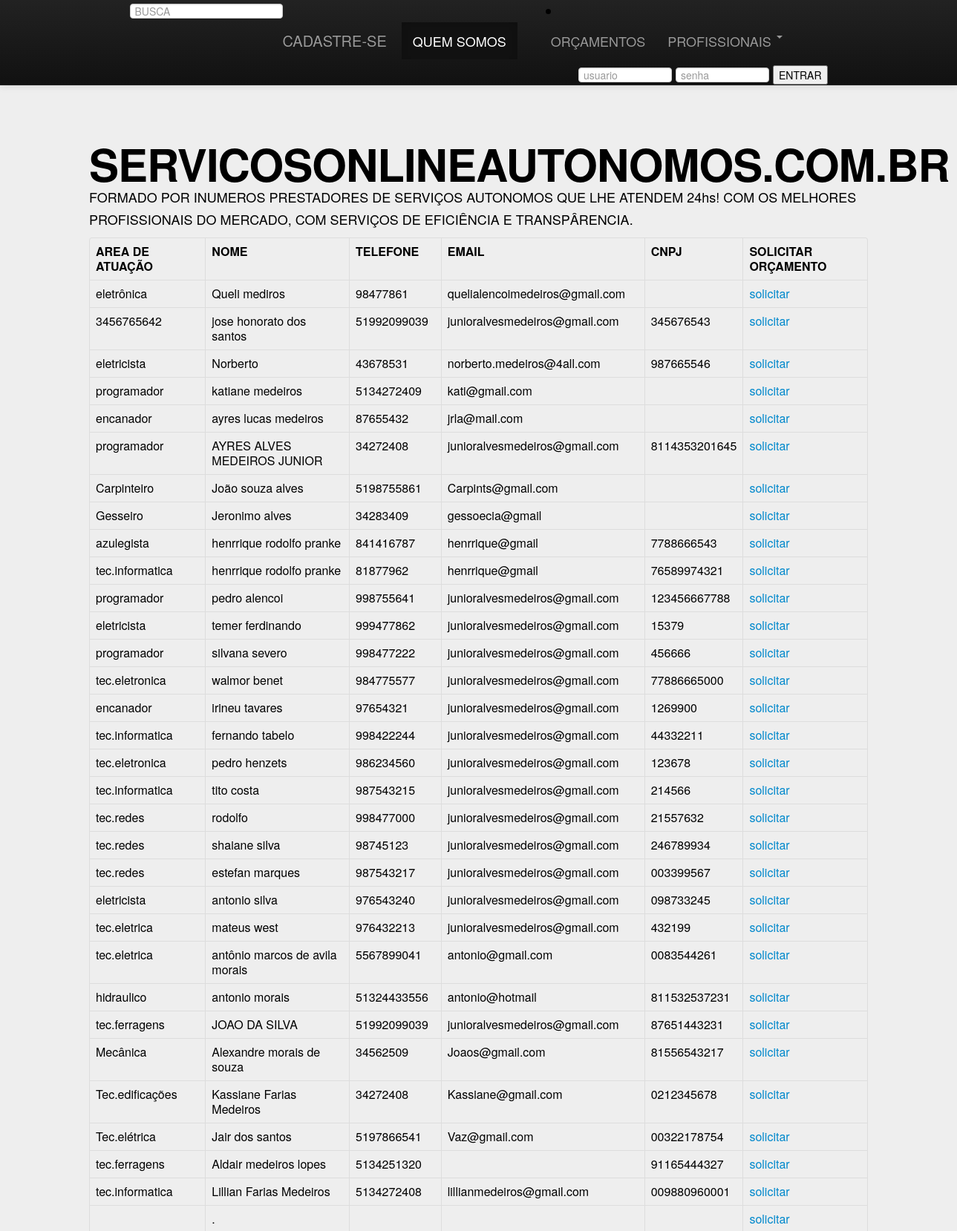
Page /src/querys/busca.php (upper part) on the committed database.
### tables this page shows
CREATE TABLE IF NOT EXISTS `USUARIO_CADASTRADO` (
  `ID_PROFISSIONAL` int(11) NOT NULL,
  `CPF` int(11) DEFAULT NULL,
  `CREA` int(11) DEFAULT NULL,
  `NOME` varchar(200) DEFAULT NULL,
  `DATA_NASC` varchar(500) DEFAULT NULL,
  `TELEFONE` varchar(200) DEFAULT NULL,
  `EMAIL` varchar(100) DEFAULT NULL,
  `RUA` varchar(200) DEFAULT NULL,
  `NUMERO` varchar(200) DEFAULT NULL,
  `BAIRRO` varchar(200) DEFAULT NULL,
  `ESTADO` varchar(20) DEFAULT NULL,
  `CIDADE` varchar(100) DEFAULT NULL,
  `CEP` varchar(200) DEFAULT NULL,
  `AREA_ATUACAO` varchar(100) DEFAULT NULL,
  `SENHA` varchar(400) DEFAULT NULL,
  `LOGIN_USUARIO` varchar(400) DEFAULT NULL,
  `CNPJ` varchar(255) DEFAULT NULL
);

### src/querys/busca.php (the view, shortened to what this page needs)
<?php
   include_once("conexaobanco.php");
   $busca =$_POST['busca'];
   ?>
<html>
   <head>
      <link href="css/bootstrap.min.css" rel="stylesheet"media="screen">
      <div class="navbar navbar-inverse navbar-fixed-top">
         <div class="navbar-inner">
            <div class="container">
               <li align="center">
                  <form method="POST"action="busca.php" class="navbar-search pull-left">
                     <input type="text" name="busca" placeholder="BUSCA">
                  </form>
               </li>
               <a class="brand" href="http://www.servicosonlineautonomos.com.br/cadastro.php">CADASTRE-SE</a>
               <div class="nav-collapse collapse">
                  <ul class="nav">
                     <li class="active"><a href="http://www.servicosonlineautonomos.com.br">QUEM SOMOS</a></li>
                     <li><a href="#about"></a></li>
                     <li><a href="http://www.servicosonlineautonomos.com.br/busca.php">ORÇAMENTOS</a></li>
                     <li class="dropdown">
                        <a href="#" class="dropdown-toggle" data-toggle="dropdown">PROFISSIONAIS <b class="caret"></b></a>
                     </li>
               </ul>
              <form method="POST"action="valida.php"class="navbar-form pull-right">
                        <input class="span2" name="usuario" placeholder="usuario" type="text">
                        <input class="span2" name="senha" placeholder="senha" type="password">
                        <input type="submit" name="btnLogin"  value="ENTRAR" >
                     </form>
            </div>
         </div>
      </div>
   </div>
   <body class="hero-unit">
      <div class="hero-unit">
         <br><br>
         <h1>SERVICOSONLINEAUTONOMOS.COM.BR</h1>
         <p>FORMADO POR INUMEROS PRESTADORES DE SERVIÇOS  AUTONOMOS QUE LHE ATENDEM 24hs! COM OS MELHORES PROFISSIONAIS DO MERCADO, COM SERVIÇOS DE EFICIÊNCIA  E TRANSPÂRENCIA.</p>
         <table class="table table-bordered">
         <tr>
            <th>AREA DE ATUAÇÃO</th>
            <th>NOME</th>
            <th>TELEFONE</th>
            <th>EMAIL</th>
            <th>CNPJ</th>
            <th>SOLICITAR ORÇAMENTO</th>
         </tr>
      <?php
         $sql = "SELECT * FROM USUARIO_CADASTRADO WHERE AREA_ATUACAO LIKE '%$busca%'";
         $resultado = mysqli_query($con,$sql) or die("Erro ao retornar dados");
         while ($registro = mysqli_fetch_array($resultado))
         {
           $nome = $registro['NOME'];
           $telefone= $registro['TELEFONE'];
           $email= $registro['EMAIL'];
           $cnpj = $registro['CNPJ'];
           $atuacao = $registro['AREA_ATUACAO'];
           echo "<tr>";
            echo "<td>".$atuacao."</td>";
           echo "<td>".$nome."</td>";
           echo "<td>".$telefone."</td>";
           echo "<td>".$email."</td>";
            echo "<td>".$cnpj."</td>";
            echo "<td><a  href='orçamento.php?nome_profissional=$nome&cnpj=$cnpj&email_profissional=$email&area_atuacao=$atuacao'>solicitar</a></td>";
           echo "</tr>";
         }
         echo "</table>";
         ?>
         </div>

### rows in the picture
usuario_cadastrado: AREA_ATUACAO "eletrônica", NOME "Queli mediros", TELEFONE "98477861", EMAIL "quelialencoimedeiros@gmail.com"
usuario_cadastrado: AREA_ATUACAO "3456765642", NOME "jose honorato dos santos", TELEFONE "51992099039", EMAIL "junioralvesmedeiros@gmail.com", CNPJ "345676543"
usuario_cadastrado: AREA_ATUACAO "eletricista", NOME "Norberto", TELEFONE "43678531", EMAIL "norberto.medeiros@4all.com", CNPJ "987665546"
usuario_cadastrado: AREA_ATUACAO "programador", NOME "katiane medeiros", TELEFONE "5134272409", EMAIL "kati@gmail.com"
usuario_cadastrado: AREA_ATUACAO "encanador", NOME "ayres lucas medeiros", TELEFONE "87655432", EMAIL "jrla@mail.com"
usuario_cadastrado: AREA_ATUACAO "programador", NOME "AYRES ALVES MEDEIROS JUNIOR", TELEFONE "34272408", EMAIL "junioralvesmedeiros@gmail.com", CNPJ "8114353201645"
usuario_cadastrado: AREA_ATUACAO "Carpinteiro", NOME "João souza alves", TELEFONE "5198755861", EMAIL "Carpints@gmail.com"
usuario_cadastrado: AREA_ATUACAO "Gesseiro", NOME "Jeronimo alves", TELEFONE "34283409", EMAIL "gessoecia@gmail"
usuario_cadastrado: AREA_ATUACAO "azulegista", NOME "henrrique rodolfo pranke", TELEFONE "841416787", EMAIL "henrrique@gmail", CNPJ "7788666543"
usuario_cadastrado: AREA_ATUACAO "tec.informatica", NOME "henrrique rodolfo pranke", TELEFONE "81877962", EMAIL "henrrique@gmail", CNPJ "76589974321"
usuario_cadastrado: AREA_ATUACAO "programador", NOME "pedro alencoi", TELEFONE "998755641", EMAIL "junioralvesmedeiros@gmail.com", CNPJ "123456667788"
usuario_cadastrado: AREA_ATUACAO "eletricista", NOME "temer ferdinando", TELEFONE "999477862", EMAIL "junioralvesmedeiros@gmail.com", CNPJ "15379"
usuario_cadastrado: AREA_ATUACAO "programador", NOME "silvana severo", TELEFONE "998477222", EMAIL "junioralvesmedeiros@gmail.com", CNPJ "456666"
usuario_cadastrado: AREA_ATUACAO "tec.eletronica", NOME "walmor benet", TELEFONE "984775577", EMAIL "junioralvesmedeiros@gmail.com", CNPJ "77886665000"
usuario_cadastrado: AREA_ATUACAO "encanador", NOME "irineu tavares", TELEFONE "97654321", EMAIL "junioralvesmedeiros@gmail.com", CNPJ "1269900"
usuario_cadastrado: AREA_ATUACAO "tec.informatica", NOME "fernando tabelo", TELEFONE "998422244", EMAIL "junioralvesmedeiros@gmail.com", CNPJ "44332211"
usuario_cadastrado: AREA_ATUACAO "tec.eletronica", NOME "pedro henzets", TELEFONE "986234560", EMAIL "junioralvesmedeiros@gmail.com", CNPJ "123678"
usuario_cadastrado: AREA_ATUACAO "tec.informatica", NOME "tito costa", TELEFONE "987543215", EMAIL "junioralvesmedeiros@gmail.com", CNPJ "214566"
usuario_cadastrado: AREA_ATUACAO "tec.redes", NOME "rodolfo", TELEFONE "998477000", EMAIL "junioralvesmedeiros@gmail.com", CNPJ "21557632"
usuario_cadastrado: AREA_ATUACAO "tec.redes", NOME "shaiane silva", TELEFONE "98745123", EMAIL "junioralvesmedeiros@gmail.com", CNPJ "246789934"
usuario_cadastrado: AREA_ATUACAO "tec.redes", NOME "estefan marques", TELEFONE "987543217", EMAIL "junioralvesmedeiros@gmail.com", CNPJ "003399567"
usuario_cadastrado: AREA_ATUACAO "eletricista", NOME "antonio silva", TELEFONE "976543240", EMAIL "junioralvesmedeiros@gmail.com", CNPJ "098733245"
usuario_cadastrado: AREA_ATUACAO "tec.eletrica", NOME "mateus west", TELEFONE "976432213", EMAIL "junioralvesmedeiros@gmail.com", CNPJ "432199"
usuario_cadastrado: AREA_ATUACAO "tec.eletrica", NOME "antônio marcos de avila morais", TELEFONE "5567899041", EMAIL "antonio@gmail.com", CNPJ "0083544261"
usuario_cadastrado: AREA_ATUACAO "hidraulico", NOME "antonio morais", TELEFONE "51324433556", EMAIL "antonio@hotmail", CNPJ "811532537231"
usuario_cadastrado: AREA_ATUACAO "tec.ferragens", NOME "JOAO DA SILVA", TELEFONE "51992099039", EMAIL "junioralvesmedeiros@gmail.com", CNPJ "87651443231"
usuario_cadastrado: AREA_ATUACAO "Mecânica", NOME "Alexandre morais de souza", TELEFONE "34562509", EMAIL "Joaos@gmail.com", CNPJ "81556543217"
usuario_cadastrado: AREA_ATUACAO "Tec.edificações", NOME "Kassiane Farias Medeiros", TELEFONE "34272408", EMAIL "Kassiane@gmail.com", CNPJ "0212345678"
usuario_cadastrado: AREA_ATUACAO "Tec.elétrica", NOME "Jair dos santos", TELEFONE "5197866541", EMAIL "Vaz@gmail.com", CNPJ "00322178754"
usuario_cadastrado: AREA_ATUACAO "tec.ferragens", NOME "Aldair medeiros lopes", TELEFONE "5134251320", CNPJ "91165444327"
usuario_cadastrado: AREA_ATUACAO "tec.informatica", NOME "Lillian Farias Medeiros", TELEFONE "5134272408", EMAIL "lillianmedeiros@gmail.com", CNPJ "009880960001"
usuario_cadastrado: NOME "."
